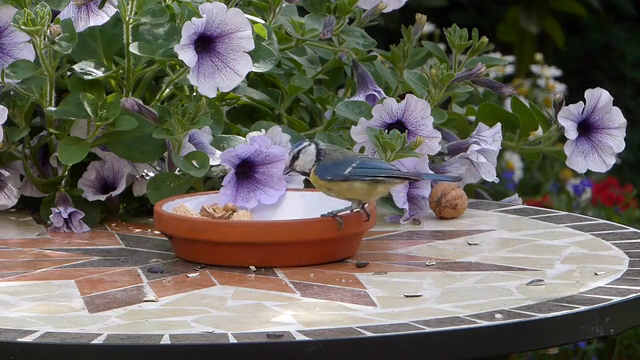
#> input picture frame 27 of old/videos/bird.mp4, 640 x 360 px, given in place of the camera
$ python edge_canny.py
#> lines starting #> are read from the running program, lines starting #| are printed output that depends on the picture; after the words box and inside, x2 and y2 are one past the last pixel; in counts of white or black regions, pixels touching at a corner belong together
from collections import deque
import numpy as np
import argparse
# import imutils
import cv2

# Global variables
AreaContornoLimiteMin = 300
posX  = 0
posY  = 0
lastX = 0
lastY = 0
pixel = 426
cmSize = 8

cv2.namedWindow("window")
cv2.namedWindow("window_Canny")

# Import video camera
cap = cv2.VideoCapture(2)

def mause(pos):
    pass

# Setting Camera Parameters
cv2.createTrackbar("CONTRAST", "window" , 50, 100, mause)
cv2.createTrackbar("BRIGHTNESS", "window" , 50, 100, mause)

# Setting Canny Parameters
cv2.createTrackbar("Canny_min", "window_Canny" , 150, 300, mause)
cv2.createTrackbar("Canny_max", "window_Canny" , 200, 300, mause)

# Define the range upper and lower limits of each color
# Defining the Range of Beer color
beerLower=np.array([128, 115, 150],np.uint8)
beerUpper=np.array([255, 255, 255],np.uint8)

# Defining the Range of Spume color
spumeLower=np.array([69, 7, 197],np.uint8) # 10, 0, 145
spumeUpper=np.array([164, 193, 255],np.uint8) # 180, 56, 255

# Find the largest contour of the mask
def SweepRadiusContours(cntColor, name_frame, R, G, B):
    cColor = max(cntColor, key=cv2.contourArea)
    # rectColor = cv2.minAreaRect(cColor)
    # boxColor = cv2.boxPoints(rectColor)
    # boxColor = np.int0(boxColor)
    MColor = cv2.moments(cColor)
    centerColor = (int(MColor["m10"] / MColor["m00"]), int(MColor["m01"] / MColor["m00"]))
    ((x, y), radius) = cv2.minEnclosingCircle(cColor)
    center = (int (x), int (y))
    radius = int (radius)
    if radius > 5:
        circle = cv2.circle (name_frame, center, radius - 5, (R, G, B), 2)
        circle = cv2.circle (name_frame, center, radius + 5, (R, G, B), 2)
        # cv2.drawContours (name_frame, [boxColor], -1, (R, G, B), 2)

        # Displays name type
        # cv2.putText(name_frame, "Radius:" + str(radius),(int(x), int(y)),cv2.FONT_HERSHEY_SIMPLEX, 0.5, (R, G, B))
        # cv2.putText(name_frame,"("+str(center[0])+","+str(center[1])+")", (center[0]+10,center[1]+15), cv2.FONT_HERSHEY_SIMPLEX, 0.5,(R, G, B), 2, cv2.LINE_AA)
        cv2.putText(name_frame, "Diametro:" + str((radius * cmSize * 2)/pixel) + "mm",(int(x), int(y)),cv2.FONT_HERSHEY_SIMPLEX, 1.0, (R, G, B), 2)
        cv2.putText(name_frame, "Raio:" + str(((radius * cmSize * 2)/pixel)/2) + "mm",(int(x+30), int(y+30)),cv2.FONT_HERSHEY_SIMPLEX, 1.0, (R, G, B), 2)

# Scans all found contours
def SweepContours(typeColor, name_frame, cnt, R,G,B):
    for contour in cnt:
        # Smaller area outlines are ignored.
        if cv2.contourArea(contour) < AreaContornoLimiteMin:
            continue
        # Get contour coordinates
        (x, y, w, h) = cv2.boundingRect(contour) #x e y: coordinates of the upper left vertex
                                                #w e h: respectively width and height of the rectangle
        cv2.rectangle(name_frame,(x,y),(x+w,y+h),(0,255,0),2)
        cmX = (w*cmSize)/pixel # (w * (measured on the ruler)) / (pixel amount)
        cmY = (h*cmSize)/pixel # (h * (measured on the ruler)) / (pixel amount)

        # Displays pixel quantity of the XY axis
        # cv2.putText(name_frame, str(w), (x+w+10, y+h+10), cv2.FONT_HERSHEY_SIMPLEX, 0.5, (0, 255, 0),1) # Area in pixel X
        # cv2.putText(name_frame, str(h), (x, y+h+10), cv2.FONT_HERSHEY_SIMPLEX, 0.5, (0, 0, 255),1) # Area in pixel Y

        # Displays pixel measure of the XY axis
        cv2.putText(name_frame, str(int(cmX)) + " cm", (x+w+10, y+h+10), cv2.FONT_HERSHEY_SIMPLEX, 1.0, (0, 255, 0),2) # Eixo X
        cv2.putText(name_frame, str(int(cmY)) + " cm", (x, y+h+10), cv2.FONT_HERSHEY_SIMPLEX, 1.0, (0, 0, 255),2) # Eixo Y
        # Displays name type
        cv2.putText(name_frame,typeColor,(x, y),cv2.FONT_HERSHEY_SIMPLEX, 1.0, (R, G, B))

# Build a mask with the color reference, finding the range of beer color int the image
def CreateMask(type_frame, lowerColor, upperColor):
    maskColor = cv2.inRange(type_frame, lowerColor, upperColor)
    maskColor = cv2.GaussianBlur(maskColor, (9, 9), 1)
    # maskColor = cv2.erode(maskColor, None, iterations=2)
    maskColor = cv2.dilate(maskColor, None, iterations=2)
    return maskColor

while(cap.isOpened()):
    success, img = cap.read()
#> img is the input picture: shape (360, 640, 3); mean B, G, R 91.4, 101.2, 105.8
    hsv_frame = cv2.cvtColor(img, cv2.COLOR_BGR2HSV)
#> hsv_frame: shape (360, 640, 3); mean H, S, V 60.2, 81.1, 113

    # Build a mask with the color reference
    maskbeer = CreateMask(hsv_frame, beerLower, beerUpper)
#> in CreateMask, `maskColor = cv2.inRange(type_frame, lowerColor, upperColor)`: maskColor: shape (360, 640); every value is 0
    beer = cv2.bitwise_and(hsv_frame, hsv_frame, mask = maskbeer)
#> beer: shape (360, 640, 3); every value is 0

    # Encontrar contornos da mascara e inicializar a corrente
    cntbeer = cv2.findContours(maskbeer.copy(), cv2.RETR_EXTERNAL, cv2.CHAIN_APPROX_SIMPLE)[-2]
#> cntbeer = []

    if len(cntbeer) > 0:
        # Scans all found contours
        SweepContours("tam", img, cntbeer, 0, 255, 0)

        # Find the largest contour of the mask
        # SweepRadiusContours(cntbeer, img, 0, 255, 255)

    contrast = cv2.getTrackbarPos("CONTRAST", 'window')
    brightness = cv2.getTrackbarPos("BRIGHTNESS", 'window')

    canny_min = cv2.getTrackbarPos("Canny_min", 'window_Canny')
    canny_max = cv2.getTrackbarPos("Canny_max", 'window_Canny')

    cap.set(cv2.CAP_PROP_BRIGHTNESS, brightness) # BRIGHTNESS
    cap.set(cv2.CAP_PROP_CONTRAST, contrast) # CONTRAST

    # Convert Color to Grayscale
    imgGray = cv2.cvtColor(beer, cv2.COLOR_BGR2GRAY)

    string = "CONTRAST " + str(contrast)+" BRIGHTNESS " + str(brightness)
    cv2.putText(beer, string, (10, 30), cv2.FONT_HERSHEY_COMPLEX, 0.45, (0, 0, 255))
#> beer: shape (360, 640, 3); mean H, S, V 0, 0, 0.9

    # Canny Edge Detection in OpenCV
    imgBlur = cv2.GaussianBlur(imgGray, (5, 5), 1)
    imgCanny = cv2.Canny(imgBlur, canny_min, canny_max)

    string_canny = "Canny_min " + str(canny_min)+" Canny_max " + str(canny_max)
    cv2.putText(imgCanny, string_canny, (10, 30), cv2.FONT_HERSHEY_COMPLEX, 0.45, (255, 255, 255))
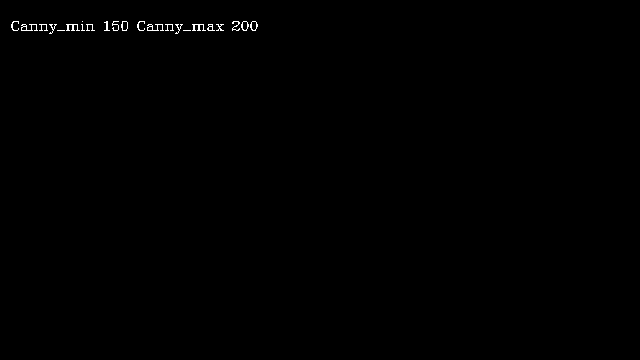
#> imgCanny: shape (360, 640); 0.28% white in thin lines or dots, all inside (x1, y1, x2, y2) = (11, 21, 258, 34)

    imgCanny = cv2.dilate(imgCanny, None, iterations=1)
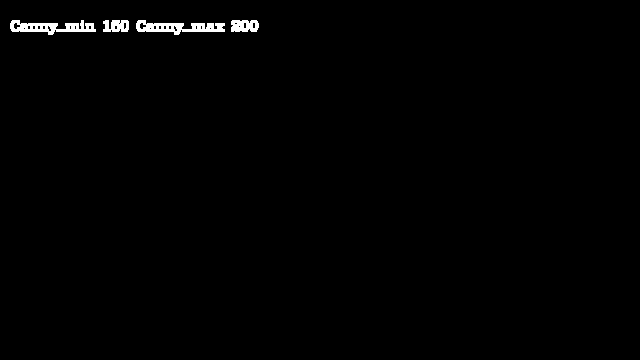
#> imgCanny: shape (360, 640); 0.82% white; 4 white regions, box (x1, y1, x2, y2) and area: (136, 20, 225, 35) 693, (10, 20, 96, 35) 669, (231, 20, 259, 32) 283, (103, 20, 129, 32) 250

    # Show image
    cv2.imshow("window", img)
    cv2.imshow("window_Canny", imgCanny)

    # Control edge thresholds
    edge_vis = img.copy()
    edge_vis = np.uint8(edge_vis/3.)
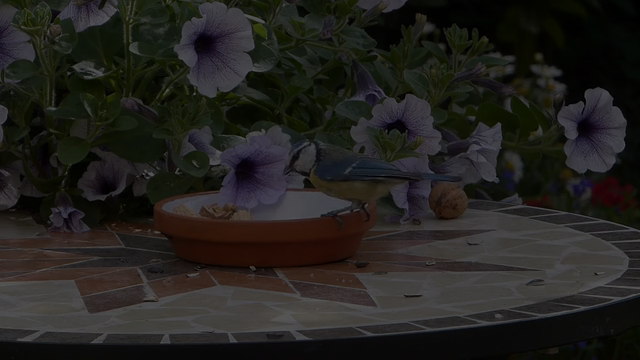
#> edge_vis: shape (360, 640, 3); mean B, G, R 30.1, 33.4, 34.9
    edge_vis[imgCanny != 0] = (0, 255, 0)
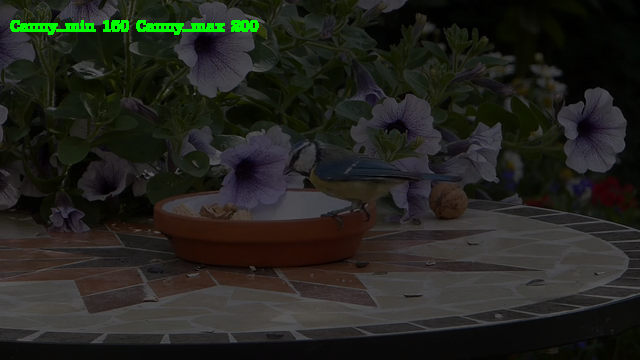
#> edge_vis: shape (360, 640, 3); 0.82% of pixels changed, all inside (x1, y1, x2, y2) = (10, 20, 259, 35)
    cv2.imshow('window_Canny_edge', edge_vis)

    # Wainting key "q"
    if cv2.waitKey(1) & 0xFF == ord ('q'):
#> (key Esc is pressed here)
        break

$ run again, starting later in the video
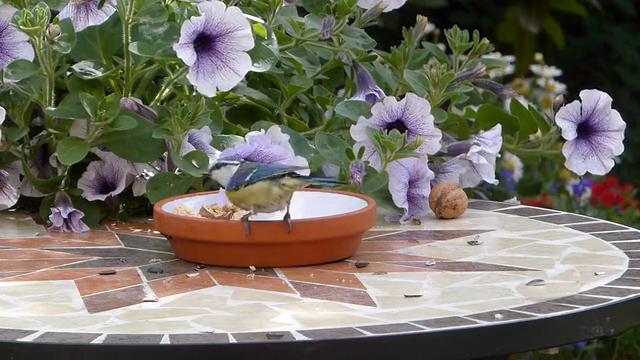
#> input picture frame 124 of old/videos/bird.mp4, 640 x 360 px, given in place of the camera
#> img is the input picture: shape (360, 640, 3); mean B, G, R 99.6, 111.3, 115.7
#> hsv_frame: shape (360, 640, 3); mean H, S, V 59.2, 77.6, 123.2
#> in CreateMask, `maskColor = cv2.inRange(type_frame, lowerColor, upperColor)`:
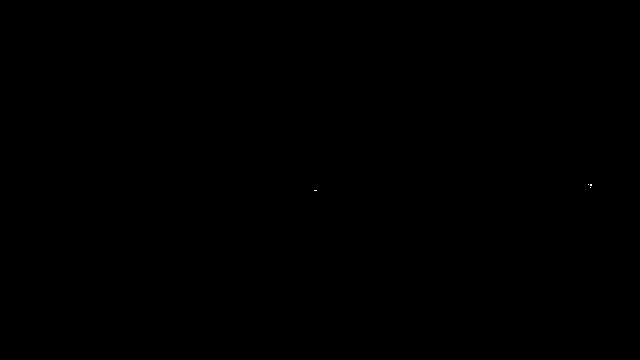
#> maskColor: shape (360, 640); 0% white in thin lines or dots, all inside (x1, y1, x2, y2) = (314, 184, 592, 191)
#> cntbeer = 2 contours; box (x1, y1, x2, y2) and area: (584, 179, 597, 192) 128, (310, 185, 321, 196) 94
#> the loop in SweepContours, `for contour in cnt:` made 2 passes
#> contrast = 50
#> canny_min = 150
#> canny_max = 200
#> string = 'CONTRAST 50 BRIGHTNESS 50'
#> string_canny = 'Canny_min 150 Canny_max 200'
#> `edge_vis[imgCanny != 0] = (0, 255, 0)`:
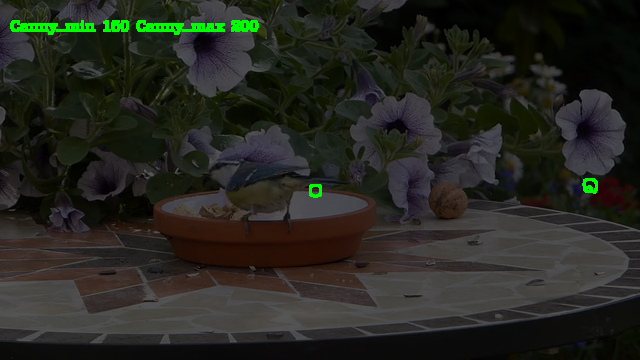
#> edge_vis: shape (360, 640, 3); mean B, G, R 32.5, 38.8, 37.9

$ run again, starting later in the video
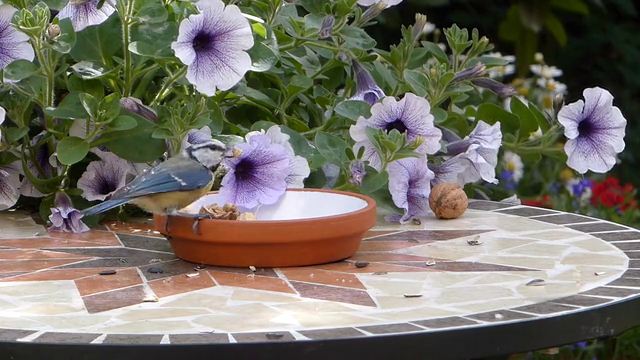
#> input picture frame 220 of old/videos/bird.mp4, 640 x 360 px, given in place of the camera
#> img is the input picture: shape (360, 640, 3); mean B, G, R 102.1, 113, 117.6
#> hsv_frame: shape (360, 640, 3); mean H, S, V 60.1, 77.6, 125.4
#> in CreateMask, `maskColor = cv2.inRange(type_frame, lowerColor, upperColor)`:
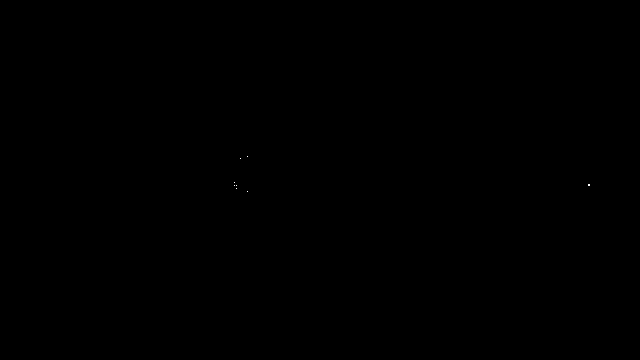
#> maskColor: shape (360, 640); 0% white in thin lines or dots, all inside (x1, y1, x2, y2) = (234, 156, 590, 192)
#> cntbeer = 4 contours; box (x1, y1, x2, y2) and area: (230, 178, 241, 193) 132, (236, 152, 252, 163) 123, (583, 179, 595, 191) 105, (243, 187, 252, 196) 64
#> the loop in SweepContours, `for contour in cnt:` made 4 passes
#> contour on pass 1: [[243, 187], [243, 195], [251, 195], [251, 187]]
#> contrast = 50
#> canny_min = 150
#> canny_max = 200
#> string = 'CONTRAST 50 BRIGHTNESS 50'
#> string_canny = 'Canny_min 150 Canny_max 200'
#> `edge_vis[imgCanny != 0] = (0, 255, 0)`:
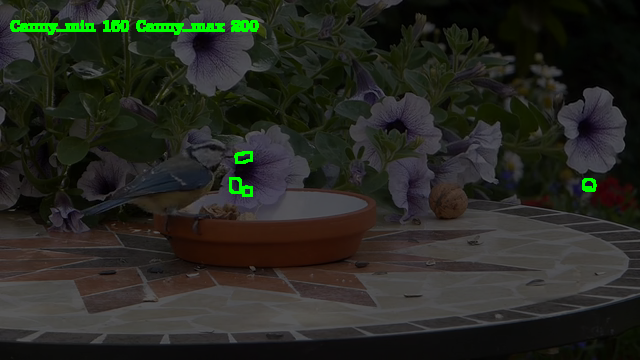
#> edge_vis: shape (360, 640, 3); mean B, G, R 33.3, 39.6, 38.4
